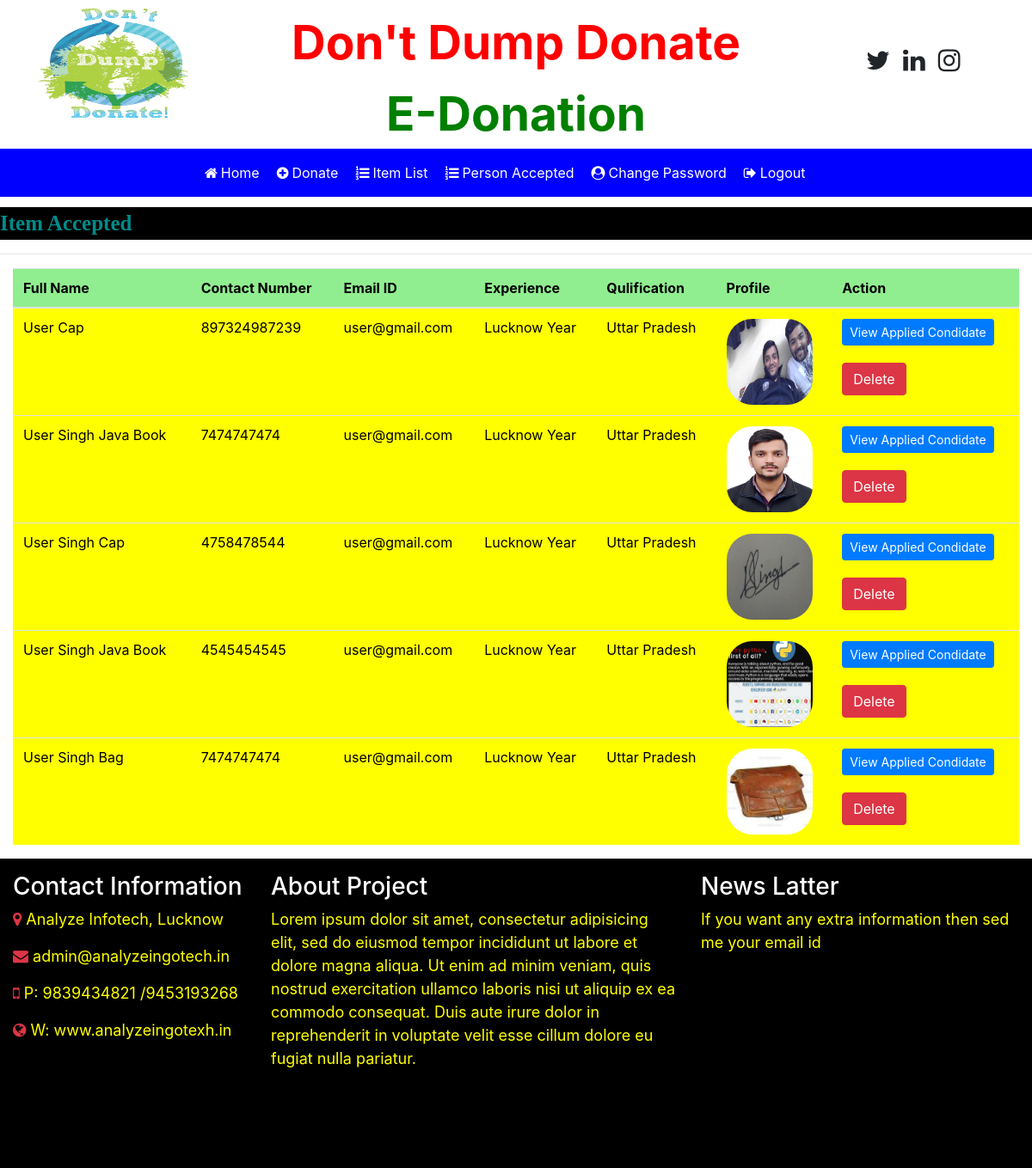
Page /applied_condidate_list on the committed database.
### job/models.py (models this page shows)
class Applyjob(models.Model):
    fname = models.CharField(max_length=20,null=True)
    lname = models.CharField(max_length=20,null=True)
    mobile = models.CharField(max_length=20,null=True)
    email = models.CharField(max_length=20,null=True)
    experience = models.CharField(max_length=20,null=True)
    qualification = models.CharField(max_length=20,null=True)
    gender = models.CharField(max_length=10,null=True)
    image = models.FileField(null=True)
    num = models.CharField(max_length=40,null=True)

### job/views.py (the view)
# urls.py: path('applied_condidate_list',applied_condidate_list,name="applied_condidate_list"),
def applied_condidate_list(request):
    data=Applyjob.objects.all()
    d={'data':data}
    return render(request,'applied_condidate_list.html',d)

### job/templates/applied_condidate_list.html
{% include 'recuiter_navigation.html' %}
<marquee style="font-family: 'Monotype Corsiva'; font-size:25px; color:darkcyan; background-color:black; font-weight:bold; margin-top:1%">
    Item Accepted
</marquee>
<hr>
<div class="container-fluid">
<table class="table table-hover " id="example">
    <thead>
    <tr style="background-color: lightgreen; color : black">
        <th>Full Name</th>
        <th>Contact Number</th>
        <th>Email ID</th>
        <th>Experience</th>
        <th>Qulification</th>
        <th>Profile</th>
        <th>Action</th>
    </tr>
    </thead>
    <tbody style="background-color:yellow; color: black">
    {% for i in data %}
    <tr>
        <td>{{i.fname}} {{i.lname}}</td>
        <td>{{i.mobile}}</td>
        <td>{{i.email}}</td>
        <td>{{i.experience}} Year</td>
        <td>{{i.qualification}}</td>
        <td><img src="{{i.image.url}}" height="100" width="100" style="border-radius:30px;"></td>
        <td><a href="{% url 'applied_condidate_list' %}" class="btn btn-primary btn-sm">View Applied Condidate</a>
            <br><br><a href="{% url 'delete_condidate' i.id %}" class="btn btn-danger">Delete</a>
        </td>
    </tr>
    {% endfor %}
    </tbody>
</table>
</div>
{% include 'footer.html' %}

### job/templates/recuiter_navigation.html (shortened to what this page needs)
<html>
<head>
    {% load static %}
  <link rel="stylesheet" href="https://maxcdn.bootstrapcdn.com/bootstrap/4.5.2/css/bootstrap.min.css">
 <link rel="stylesheet" href="https://cdnjs.cloudflare.com/ajax/libs/font-awesome/4.7.0/css/font-awesome.min.css">
</head>
<body>
<div class="container">
    <div class="row">
        <div class="col-sm-3 ">
                  <img src="{% static 'images/aa3.jpg' %}" width="180px" height="150px">
        </div>
        <div class="col-sm-6 mt-2 text-center">
<center>
                  <span style="font-weight: bold; font-size:55px">
                        <span style="color:red">Don't Dump Donate</span>
                        <span style="color:green">E-Donation</span>
                  </span>
</center>
        </div>
        <div class="col-sm-3 mt-5" style="padding-left:10%">
            <span style="font-weight:bold ; font-size:30px">
                <span><i class="fa fa-twitter pl-2"></i></span>
                <span><i class="fa fa-linkedin pl-2"></i></span>
                <span><i class="fa fa-instagram pl-2"></i></span>
            </span>
        </div>
    </div>
</div>
<nav class="navbar navbar-expand-sm" style="background-color:blue">
    <a class="navbar-brand text-white pl-5 font-weight-bold" style="font-family:'Mv Boli'; font-size:30px">{{request.user.first_name}}</a>
<ul class="navbar-nav">
    <li class="nav-item">
        <a class="nav-link" href="{% url 'recuiter_home' %}" style="margin-left:150px"><i class="fa fa-home mr-1"></i>Home</a>
    </li>
    <li class="nav-item">
        <a class="nav-link" href="{% url 'add_job' %}"><i class="fa fa-plus-circle mr-1"></i>Donate</a>
    </li>
    <li class="nav-item">
        <a class="nav-link" href="{% url 'job_list' %}"><i class="fa fa-list-ol mr-1"></i>Item List</a>
    </li>
    <li class="nav-item">
        <a class="nav-link" href="{% url 'applyed_condidate' %}"><i class="fa fa-list-ol mr-1"></i>Person Accepted</a>
    </li>
    <li class="nav-item">
        <a class="nav-link" href="{% url 'change_passwordrecuiter' %}"><i class="fa fa-user-circle mr-1"></i>Change Password</a>
    </li>
    <li class="nav-item">
        <a class="nav-link" href="{% url 'logout' %}"><i class="fa fa-sign-out mr-1"></i>Logout</a>
    </li>
</ul>
</nav>
</body>
</html>

### job/templates/footer.html
{% load static %}
<div class="mt-3" style="background-color: black; width:100% ; height:360px">
<div class="container-fluid">
    <div class="row">
        <div class="col-md-3 mt-3">
            <h3 class="text-white">Contact Information</h3>
            <p style="color:yellow; font-size: 18px"><i class="fa fa-map-marker text-danger"></i>   Analyze Infotech, Lucknow</p>
            <p style="color:yellow; font-size: 18px"><i class="fa fa-envelope text-danger"></i>   admin@analyzeingotech.in</p>
            <p style="color:yellow; font-size: 18px"><i class="fa fa-mobile text-danger"></i>   P:  9839434821 /9453193268</p>
            <p style="color:yellow; font-size: 18px"><i class="fa fa-globe text-danger"></i>   W:  www.analyzeingotexh.in</p>
        </div>
        <div class="col-md-5 mt-3">
        <h3 class="text-white">About Project</h3>
        <p style="color:yellow; font-size:18px">Lorem ipsum dolor sit amet, consectetur adipisicing elit, sed do eiusmod tempor incididunt ut labore et dolore magna aliqua. Ut enim ad minim veniam, quis nostrud exercitation ullamco laboris nisi ut aliquip ex ea commodo consequat. Duis aute irure dolor in reprehenderit in voluptate velit esse cillum dolore eu fugiat nulla pariatur.</p>
    </div>
    <div class="col-md-4 mt-3">
        <h3 class="text-white"> News Latter</h3>
        <p style="color:yellow; font-size:18px">If you want any extra information then sed me your email id</p>
    </div>
    </div>
</div>
</div>

### job/templates/recuiter_navigation.html (style rules this page uses)
.nav-link { color:white !important; margin-right: 4px }

### rows in the picture
Applyjob: fname "User", lname "Cap", mobile "897324987239", email "user@gmail.com", experience "Lucknow", qualification "Uttar Pradesh", image (picture)
Applyjob: fname "User Singh", lname "Java Book", mobile "7474747474", email "user@gmail.com", experience "Lucknow", qualification "Uttar Pradesh", image (picture)
Applyjob: fname "User Singh", lname "Cap", mobile "4758478544", email "user@gmail.com", experience "Lucknow", qualification "Uttar Pradesh", image (picture)
Applyjob: fname "User Singh", lname "Java Book", mobile "4545454545", email "user@gmail.com", experience "Lucknow", qualification "Uttar Pradesh", image (picture)
Applyjob: fname "User Singh", lname "Bag", mobile "7474747474", email "user@gmail.com", experience "Lucknow", qualification "Uttar Pradesh", image (picture)
